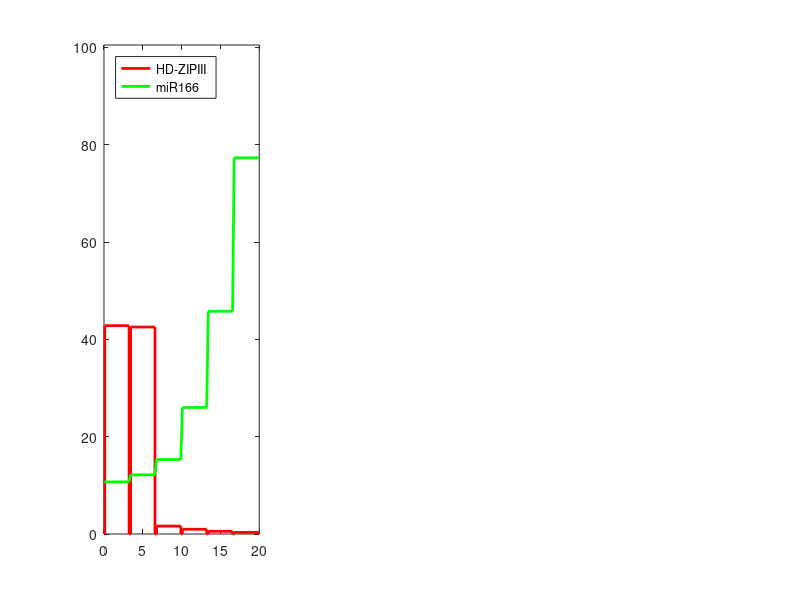

MATLAB code to generate this figure: (Note: this script raises an error after producing the figure.)
clear all

% This script implements the Arabidopsis leaf model
% This model involves seven variables: H, S, T, M, K, R, W
% H: HD-ZIP3, S: AS2, T: ta-siRNA, M: miR166, K: KANADI, R: ARF3, W: WOX

%%%%%%%%%%%%%%%%%%%%%%%%%%%%%%%%%%%%%%%%%%%%%%%%%%%%%%%%%%%%%%%%%%%%%%%%%%%

% Control how frequently the functions are plotted
plotGap = 24;

% Set noise parameters
noiseHC = 0;
noiseSC = 0;
noiseTC = 0;
noiseMC = 0;
noiseRC = 0;
noiseKC = 0;
noiseWC = 0;

% Set the standard deviation for noise truncation
noiseSD = 3;

% Multiply source and degradation parameters by a constant c
c = 1;

%%%%%%%%%%%%%%%%%%%%%%%%%%%%%%%%%%%%%%%%%%%%%%%%%%%%%%%%%%%%%%%%%%%%%%%%%%%

% Enter domain ranges
endT = 96;
endX = 20;
t1 = 72;

% Set the maximum value of dt
dtDefault = 0.01;

% Set the length of the cell wall for visual purposes
wallLength = 0.2;
dxWall = endX/6;

% Choose a constant near 0 to avoid division by 0 in some calculations
err = 1e-7;

%%%%%%%%%%%%%%%%%%%%%%%%%%%%%%%%%%%%%%%%%%%%%%%%%%%%%%%%%%%%%%%%%%%%%%%%%%%

% Model Parameter Values

% Diffusion constants
DT = 50;
DM = 50;

% Degredation constants
dH = 0.6 * c;
dS = 0.6 * c;
dT = 0.6 * c;
dM = 0.6 * c;
dR = 0.6 * c;
dK = 0.6 * c;
dW = 0.6 * c;

% Source constants
sigmaH = 43 * dH;
sigmaS = 6 * dS;
sigmaT = 8.635;
sigmaM = 223.2;
sigmaR = 10 * dR;
sigmaK = 14 * dK;
sigmaW = 5 * dW;

% Interaction constants
kHM = 1;
kMH = kHM;
kTR = 1;
kRT = kTR;
kKW = 2;
kSM = 2;
kSR = 1;
kWS = 2;
kKRS = 2;

% Hill function parameters
hillExpM = 6;
hillExpT = 6;

% Set initial conditions
N = ones(6,1);
Z = zeros(6,1);
H0 = Z;
S0 = Z;
T0 = Z;
M0 = Z;
R0 = Z;
K0 = Z;
W0 = Z;

%%%%%%%%%%%%%%%%%%%%%%%%%%%%%%%%%%%%%%%%%%%%%%%%%%%%%%%%%%%%%%%%%%%%%%%%%%%

% Additional setup

% Control how frequently the value of t is displayed
timerGap = 1;
plotBurst = 1.5*dtDefault;
timerBurst = 1.5*dtDefault;

% Define various spatial discretizations
dx = endX/6;
Xplot = [0; wallLength/2-err; wallLength/2+err];
for i = 1:5
    Xplot = [Xplot; i*dx-wallLength/2-err; i*dx-wallLength/2+err; ...
        i*dx+wallLength/2-err; i*dx+wallLength/2+err];
end
Xplot = [Xplot; endX-wallLength/2-err; endX-wallLength/2+err; endX];
XplotRNA = [0; wallLength/2];
for i = 1:5
    XplotRNA = [XplotRNA; i*dx-wallLength/2; i*dx+wallLength/2];
end
XplotRNA = [XplotRNA; endX-wallLength/2; endX];

% This vector helps with designing the protein diffusion operator
UiProtein = [1; 2; 2; 2; 2; 1];

% These vectors help plot functions
expand = [kron(eye(6), [0; 0; 1; 1]); zeros(2,6)];
expandRNA = [[1 0 0 0 0 0]; kron(eye(6),[1; 1]); [0 0 0 0 0 1]];

% Define supports for specific proteins
supportS = [1; 0; 0; 0; 0; 1];
supportM = [0; 0; 0; 0; 0; 1];
supportK = [0; 0; 0; 0; 1; 1];

% This section is used to make a truncated normal distribution
normDist = makedist('Normal');
truncDist = truncate(normDist,-noiseSD,noiseSD);
icdfN = 10000;
X2 = 0:1/(icdfN-1):1;
icdfApprox = icdf(truncDist, 0:1/(icdfN-1):1);

%%%%%%%%%%%%%%%%%%%%%%%%%%%%%%%%%%%%%%%%%%%%%%%%%%%%%%%%%%%%%%%%%%%%%%%%%%%

% Main loop

t = 0;
while t < endT
    
    % Determine noise vectors
    noiseH = icdfApprox(ceil(icdfN*rand(6,1)))';
    noiseS = icdfApprox(ceil(icdfN*rand(6,1)))';
    noiseT = icdfApprox(ceil(icdfN*rand(6,1)))';
    noiseM = icdfApprox(ceil(icdfN*rand(6,1)))';
    noiseR = icdfApprox(ceil(icdfN*rand(6,1)))';
    noiseK = icdfApprox(ceil(icdfN*rand(6,1)))';
    noiseW = icdfApprox(ceil(icdfN*rand(6,1)))';
    
    % Create Hill functions
    if min(H0) == 0 || min(M0) == 0
        hillHM = (M0).^hillExpM ./ ...
            (H0.^hillExpM + (M0).^hillExpM + err*N);
    else
        hillHM = N ./ (((H0./M0)).^hillExpM + N);
    end
    
    if min(T0) == 0 || min(R0) == 0
        hillTR = (T0).^hillExpT ./ ...
            (R0.^hillExpT + (T0).^hillExpT + err*N);
    else
        hillTR = N ./ (((R0./T0)).^hillExpT + N);
    end
    
    % Adjust t to align with 
    dt = dtDefault;
    if t < t1
        dt = min(dt, t1 - t);
    else
        dt = min(dt, endT-t);
    end
    t = t + dt;
    
    % Define source functions
    ventral = M0 > H0;
    dorsal = N - ventral;
    supportM = [0; 0; 0; 0; 0; 1] .* (M0 >= H0);
    sourceH = sigmaH;
    sourceS = supportS .* (sigmaS ./ (N + kWS*W0 + kKRS*K0.*R0));
    sourceT = sigmaT * dorsal;
    sourceM = (sigmaM ./ (N + kSM*S0)) .* supportM;
    sourceR = sigmaR ./ (N + kSR*S0);
    sourceK = sigmaK * ventral .* supportK;
    sourceW = (t > t1) * (sigmaW ./ (N + kKW*K0)) .* ventral;
    
    % Apply operators
    H = H0 + dt * sourceH - dt*dH*H0 - dt*kHM*hillHM.*H0.*M0 ...
        + noiseHC*sqrt(dt)*noiseH.*H0;
    S = S0 + dt*sourceS - dt*dS*S0 + noiseSC*sqrt(dt)*noiseS.*S0;
    T = T0 + dt*sourceT - dt*dT*T0 + dt * dxWall^-2 * DT ...
        * ([T0(2:6); 0] - UiProtein.*T0 + [0; T0(1:5)]) ...
        - dt*kTR*hillTR.*T0.*R0 + noiseTC*sqrt(dt)*noiseT.*T0;
    M = M0 + dt*sourceM - dt*dM*M0 + dt * dxWall^-2 * DM ...
        * ([M0(2:6); 0] - UiProtein.*M0 + [0; M0(1:5)]) ...
        - dt*kMH*hillHM.*H0.*M0 + noiseMC*sqrt(dt)*noiseM.*M0;
    R = R0 + dt*sourceR - dt*dR*R0 - dt*kRT*hillTR.*T0.*R0 ...
        + noiseRC*sqrt(dt)*noiseR.*R0;
    K = K0 + dt*sourceK - dt*dK*K0 + noiseKC*sqrt(dt)*noiseK.*K0;
    W = W0 + dt*sourceW - dt*dW*W0 + noiseWC*sqrt(dt)*noiseW.*W0;
    
    % Stop the simulation if any functions are negative
    % This can occur if dt is too small
    if min([min(H), min(S), min(T), min(M), min(R), min(K), min(W)]) < 0
        disp('Negative function values')
        return
    end

    % Plot functions occasionally
    if mod(t,plotGap) < plotBurst && t > plotBurst

        clf
        subplot(1,3,1)
        plot(Xplot,expand*H, 'color', [1,0,0], 'LineWidth', 2);
        hold on
        plot(XplotRNA,expandRNA*M, 'color', [0,1,0], 'LineWidth', 2);
        hold off
        ylim([0 1.3*max([max(H), max(M)])]);
        xlim([0 endX]);
        lHM = legend('HD-ZIPIII', 'miR166', 'Location', 'northwest' );
        lHM.FontSize = 10;
        lHM.NumColumns = 2;
        set(gca,'xtick',endX/12:endX/6:endX-endX/12)
        set(gca,'xticklabel',{'{\it C}_1', '{\it C}_2', '{\it C}_3', ...
            '{\it C}_4', '{\it C}_5', '{\it C}_6',})
        xlabel('Cells')
        ylabel('TPM')
        set(gca,'FontSize',20)
        
        subplot(1,3,2)
        plot(XplotRNA,expandRNA*T, 'color', [1,0.5,0], 'LineWidth', 2);
        hold on
        plot(Xplot,expand*R, 'color', [0,0,1], 'LineWidth', 2);
        hold off
        ylim([0 1.3*max([max(T), max(R)])]);
        xlim([0 endX]);
        lTR = legend('tasiARF', 'ARF', 'Location', 'northwest' );
        lTR.FontSize = 10;
        lTR.NumColumns = 2;
        set(gca,'xtick',endX/12:endX/6:endX-endX/12)
        set(gca,'xticklabel',{'{\it C}_1', '{\it C}_2', '{\it C}_3', ...
            '{\it C}_4', '{\it C}_5', '{\it C}_6',})
        xlabel('Cells')
        ylabel('TPM')
        set(gca,'FontSize',20)
        clock = title(['TPM at t = ' num2str(round(t))]);
        clock.FontSize = 12;
        
        subplot(1,3,3)
        plot(Xplot,expand*S, 'color', [.9,.9,0], 'LineWidth', 2);
        hold on
        plot(Xplot,expand*K, 'color', [1,0,1], 'LineWidth', 2);
        plot(Xplot,expand*W, 'color', [0, 1, 1], 'LineWidth', 2);
        hold off
        ylim([0 max([max(S), max(K), max(W)])]);
        xlim([0 endX]);
        lSK = legend('AS', 'KANADI', 'WOX', 'Location', 'northwest' );
        lSK.FontSize = 10;
        set(gca,'xtick',endX/12:endX/6:endX-endX/12)
        set(gca,'xticklabel',{'{\it C}_1', '{\it C}_2', '{\it C}_3', ...
            '{\it C}_4', '{\it C}_5', '{\it C}_6',})
        xlabel('Cells')
        ylabel('TPM')
        set(gca,'FontSize',20)
        
        h=gcf;
        set(h,'PaperPositionMode','auto');
        set(h,'PaperOrientation','landscape');
        set(h,'Position',[50 50 1200 300]);
        
        % Pause briefly so that the figure can display
        pause(0.001)
        
    end
    
    % Display t occasionally
    if mod(t,timerGap) < timerBurst && t > timerBurst
        disp(['t: ' num2str(t)])
    end
    
    % Prepare for next loop
    H0 = H;
    S0 = S;
    T0 = T;
    M0 = M;
    R0 = R;
    K0 = K;
    W0 = W;

end

% Plot functions once the model has finished running
clf
subplot(1,3,1)
plot(Xplot,expand*H, 'color', [1,0,0], 'LineWidth', 2);
hold on
plot(XplotRNA,expandRNA*M, 'color', [0,1,0], 'LineWidth', 2);
hold off
ylim([0 1.3*max([max(H), max(M)])]);
xlim([0 endX]);
lHM = legend('HD-ZIPIII', 'miR166', 'Location', 'northwest' );
lHM.FontSize = 10;
lHM.NumColumns = 2;
set(gca,'xtick',endX/12:endX/6:endX-endX/12)
set(gca,'xticklabel',{'{\it C}_1', '{\it C}_2', '{\it C}_3', ...
    '{\it C}_4', '{\it C}_5', '{\it C}_6',})
xlabel('Cells')
ylabel('TPM')
set(gca,'FontSize',20)

subplot(1,3,2)
plot(XplotRNA,expandRNA*T, 'color', [1,0.5,0], 'LineWidth', 2);
hold on
plot(Xplot,expand*R, 'color', [0,0,1], 'LineWidth', 2);
hold off
ylim([0 1.3*max([max(T), max(R)])]);
xlim([0 endX]);
lTR = legend('tasiARF', 'ARF', 'Location', 'northwest' );
lTR.FontSize = 10;
lTR.NumColumns = 2;
set(gca,'xtick',endX/12:endX/6:endX-endX/12)
set(gca,'xticklabel',{'{\it C}_1', '{\it C}_2', '{\it C}_3', ...
    '{\it C}_4', '{\it C}_5', '{\it C}_6',})
xlabel('Cells')
ylabel('TPM')
set(gca,'FontSize',20)
clock = title(['TPM at t = ' num2str(round(t))]);
clock.FontSize = 12;

subplot(1,3,3)
plot(Xplot,expand*S, 'color', [.9,.9,0], 'LineWidth', 2);
hold on
plot(Xplot,expand*K, 'color', [1,0,1], 'LineWidth', 2);
plot(Xplot,expand*W, 'color', [0, 1, 1], 'LineWidth', 2);
hold off
ylim([0 max([max(S), max(K), max(W)])]);
xlim([0 endX]);
lSK = legend('AS', 'KANADI', 'WOX', 'Location', 'northwest' );
lSK.FontSize = 10;
set(gca,'xtick',endX/12:endX/6:endX-endX/12)
set(gca,'xticklabel',{'{\it C}_1', '{\it C}_2', '{\it C}_3', ...
    '{\it C}_4', '{\it C}_5', '{\it C}_6',})
xlabel('Cells')
ylabel('TPM')
set(gca,'FontSize',20)

h=gcf;
set(h,'PaperPositionMode','auto');         
set(h,'PaperOrientation','landscape');
set(h,'Position',[50 50 1200 300]);
